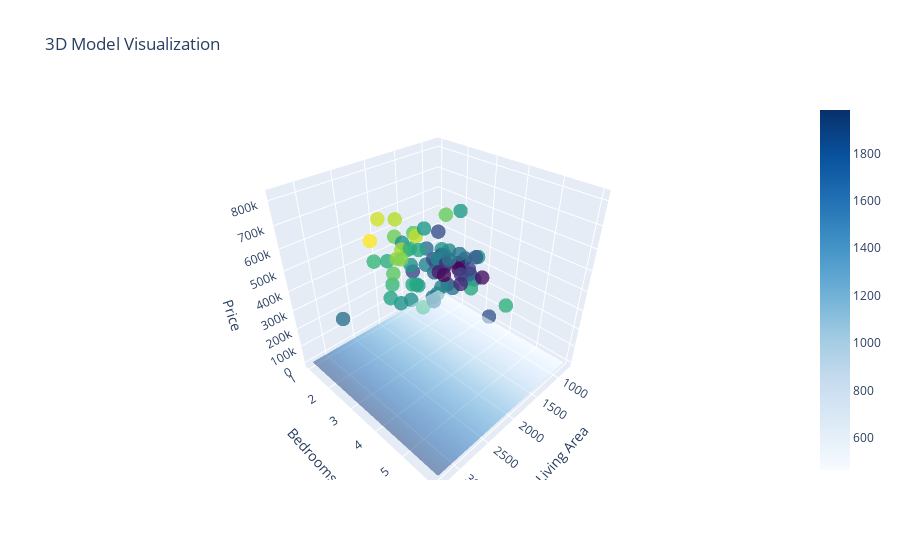

Source (notebook cell):
### Code cell
visualize_model_3D (X1, X2, Y_train, bias, weights, 30)
